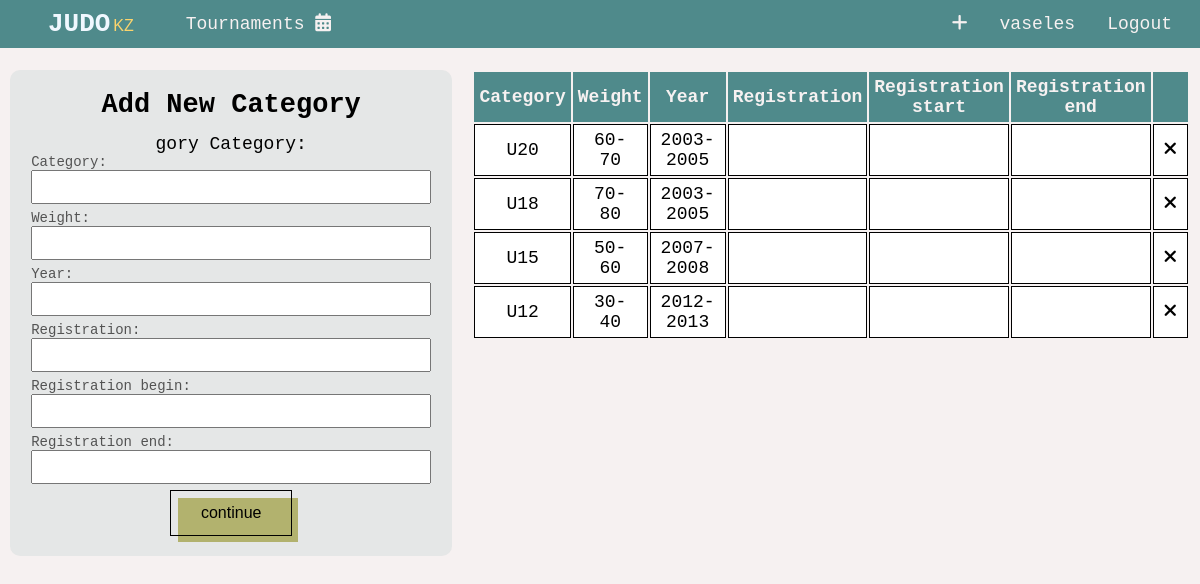
Before: /tournaments/weight-categories (signed in) with the older database file.
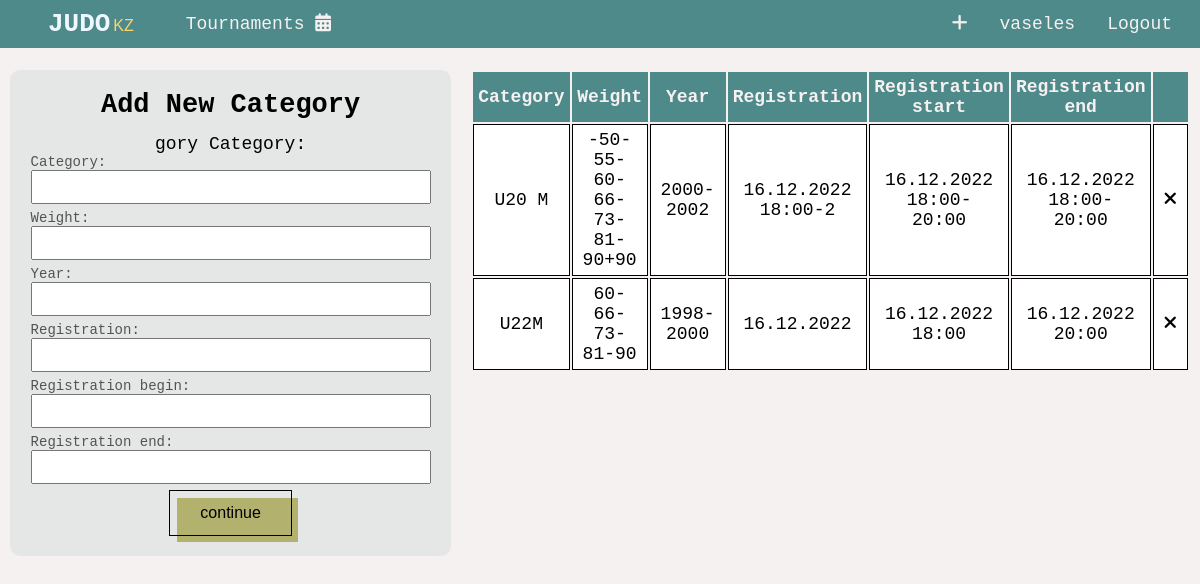
After: the same page with the newer database file.
### base/models.py (models this page shows, shortened)
class WeightCategory(models.Model):
   slug  = models.CharField(max_length=50, default='')
   category = models.CharField(max_length=20, blank=True)
   gender = models.CharField(max_length=20, blank=True)
   weight = models.CharField(max_length=100, blank=True)
   year = models.CharField(max_length=20, blank=True)
   participants = models.ManyToManyField(Participant, default=[], blank=True)
   registration = models.CharField(max_length=40, blank=True)
   registration_begin = models.CharField(max_length=40, blank=True)
   registration_end = models.CharField(max_length=40, blank=True)

### base/views/tournaments.py (the view, shortened to what this page needs)
# urls.py: path('tournaments/weight-categories', tournaments.weight_categories, name='weight_categories'),
@login_required(login_url='base:login')
def weight_categories(request):
   weight_categories = get_all_weight_category()
   form = WeightCategoryForm()
   context = {
      'weight_categories': weight_categories,
      'form': form
   }
   return render(request, 'base/tournaments/weight_categories.html', context)

### base/forms.py
class WeightCategoryForm(ModelForm):
   class Meta:
      model = WeightCategory
      fields = ['category', 'weight', 'year', 'registration','registration_begin', 'registration_end']

### base/services.py (called while the page is built)
def get_all_weight_category():
   return WeightCategory.objects.all()

### base/templates/base/tournaments/weight_categories.html (shortened to what this page needs)
{% include 'main.html' %}
{% load static %}
{% block title %}
   <link rel="stylesheet" href="{% static 'css/tournaments/weight_categories.css' %}">
{% endblock title %}
{% block content %}
   <div class="categories">
      <form method="POST">
         <h2>Add New Category</h2>
         gory
         Category:
         {% for field in form  %}
            <div class = "form__component">
               {{ field.label_tag }} {{ field }}
            </div>
         {% endfor %}
         <button type="submit" class="btn btn-primary" id="button">continue</button>
      </form>
      <table class="show__all__categories">
         <thead>
            <tr class="table__head">
               <th scope="col">Category</th>
               <th scope="col">Weight</th>
               <th scope="col">Year</th>
               <th>Registration</th>
               <th>Registration start</th>
               <th>Registration end</th>
               <th scope="col"></th>
            </tr>
         </thead>
         <tbody>
         {% for category in weight_categories  %}
               <tr class="candidates-list">
                  <td scope="col">{{ category.category }}</td>
                  <td scope="col">{{category.weight}}</td>
                  <td scope="col">{{category.year}}</td>
                  <td scope="col">{{category.registration}}</td>
                  <td scope="col">{{category.registration_begin}}</td>
                  <td scope="col">{{category.registration_end}}</td>
                  <td scope="col" class="td_delete"><a href="{% url 'base:weight_categories_delete' category.id %}" class="fa-solid fa-xmark"></a></td>
               </tr>
         {% endfor %}
         </tbody>
      </table>
   </div>
{% endblock content %}

### templates/main.html (shortened to what this page needs)
<!DOCTYPE html>
{% load static %}
<html lang="en">
<head>
   <link rel="stylesheet" href="{% static 'css/styles.css' %}">
</head>
<body>
   {% include 'header.html' %}
</body>
</html>

### templates/header.html (shortened to what this page needs)
<nav>
   <div class="nav__menu">
      <a href="/" class="link-logo">
         <b>JUDO</b>
         <span>
            <span>KZ</span>
         </span>
      </a>
      <a href="{% url "base:show_tournaments" %}" class="link">
         Tournaments
         <i class="fa-solid fa-calendar-days"></i>
      </a>
   </div>
   <div class="nav__buttons">
      {% if request.user.is_authenticated  %}
            {% if request.user.profile.userType == 'Админ' or request.user.profile.userType == 'Секретарь' %}
               <a href="{% url "base:create_tournamets" %}" class="link">
                  <i class="fa-solid fa-plus"></i>
               </a>
            {% endif %}
         <a href="{% url 'base:show_profile' request.user.username %}" class="link">{{request.user.username}}</a>
         <a href="{% url 'base:logout' %}" class="link">Logout</a>
      {% else %}
         <a href="{% url 'base:registration' %}" class="link">Registration</a>
         <a href="{% url 'base:login' %}" class="link">Login</a>
      {% endif %}
   </div>
</nav>

### static/css/styles.css (style rules this page uses)
* { box-sizing: border-box; padding: 0; margin: 0; text-decoration: none; outline: none; }
body { background-color: var(--white); color: var(--black); font-size: 18px; font-family: monospace; overflow-x: hidden; }
nav { display: flex; justify-content: space-between; align-items: center; background-color: #4F8A8B; padding: 0 1%; position: fixed; top: 0; z-index: 10; width: 100%; }
nav .link { color: var(--white); padding: 14px 16px; transition: all .3s linear; }
.nav__menu { display: flex; justify-content: center; align-items: center; }
.nav__buttons { display: flex; justify-content: center; align-items: center; }
.btn { font-size: 16px; padding: 13px 30px 13px; border: 1px solid black; cursor: pointer; position: relative; background-color: rgba(0, 0, 0, 0); user-select: none; -webkit-user-select: none; touch-action: manipulation; }
a { color: black }
.btn:after { content: ""; background-color: var(--gold) ; width: 100%; z-index: -1; position: absolute; height: 100%; top: 7px; left: 7px; transition: 0.2s; }
.btn-primary::after { background-color:darkkhaki ; }
@media (min-width: 800px) { .btn { padding: 13px 30px 13px; } }
.link { text-decoration: none; color: var(--black); transition: all .3s linear }
.link-logo { color: aliceblue; margin-left: 3vw; margin-right: 3vw }
.link-logo b { font-weight: bold; font-size: 26px; }
.link-logo span { font-size: 16px; margin-left: -4px; color: var(--gold); font-family:'Lucida Sans', 'Lucida Sans Regular', 'Lucida Grande', 'Lucida Sans Unicode', Geneva, Verdana, sans-serif; }
.form__component { display: flex; justify-content: center; align-items: start; flex-direction: column; width: 100%; max-width: 400px; }
.form__component label { font-size: 14px; color: rgb(83, 83, 83); }
.form__component input { width: 100%; max-width: 400px; padding: 6px 10px; font-size: 16px; margin-bottom: 6px; min-width: 100%; }

### static/css/tournaments/weight_categories.css (style rules this page uses)
.categories { display: flex; justify-content: center; align-items: flex-start; width: 100%; padding: 10px; margin-top: 5%; gap: 20px; }
form { width: 40%; }
table { width: 60%; }
form { display: flex; justify-content: center; align-items: center; width: 100%; flex-direction: column; background-color: rgb(79, 138, 139, .1); max-width: 480px; padding: 20px; border-radius: 10px; }
form h2 { margin-bottom: 14px; }
.table__head { background-color: var(--lightblue); color: var(--white); }
.table__head th { padding: 5px ; }
.candidates-list { background-color: #fff; }
.candidates-list td { text-align: center; border: 1px solid black; padding: 5px 10px; }
.td_delete { transition: all .3s linear; }
.td_delete a { color: var(--black); }

### static/css/variables.css (style rules this page uses)
:root { --white: #F6F1F1; --lightblue: #4F8A8B; --gold: #FBD46D; --black: #000000; }

Changed rows visible on the page:
removed WeightCategory: category "U20", weight "60-70", year "2003-2005"
removed WeightCategory: category "U18", weight "70-80", year "2003-2005"
removed WeightCategory: category "U15", weight "50-60", year "2007-2008"
removed WeightCategory: category "U12", weight "30-40", year "2012-2013"
added WeightCategory: category "U20 М", weight "-50-55-60-66-73-81-90+90", year "2000-2002", registration "16.12.2022 18:00-2", registration_begin "16.12.2022 18:00-20:00", registration_end "16.12.2022 18:00-20:00"
added WeightCategory: category "U22M", weight "60-66-73-81-90", year "1998-2000", registration "16.12.2022", registration_begin "16.12.2022 18:00", registration_end "16.12.2022 20:00"
